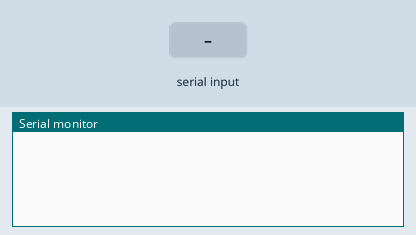
Bench run of a sketch on a simulated Arduino Uno, built with avr-gcc and run on an emulated ATmega328P. On the bench: the last lines printed to the serial monitor. Inputs (shaded band) come from the test bench.

Above: at 1.2 s.
1.3 s: "pair\n" received over Serial
At 1.8 s:
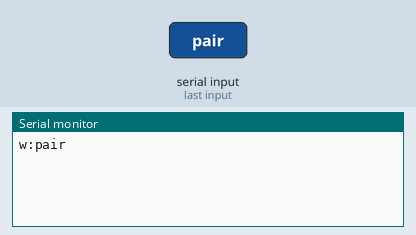
2.8 s: "od\n" received over Serial
At 4.0 s:
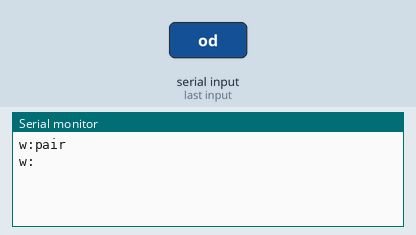

The sketch:

weight_sensor_bluno.ino
```cpp
#include <SoftwareSerial.h>

#define txPin 3 // TX pin of HC-06
#define rxPin 4 // RX pin of HC-06

String weight, revData;

SoftwareSerial mySerial(txPin, rxPin); //Rx,Tx

void setup() {
Serial.begin(9600); // Initialize the Bluno BLE Serial
mySerial.begin(9600); // Initialize the HC-06 BT Serial
}


void loop() {
// Capture the HC-06 BT Serial data
if (mySerial.available()) {
weight = mySerial.readStringUntil('\n');
int colonPos = weight.indexOf(":");
weight = weight.substring(colonPos+1);
weight.trim();
colonPos = weight.indexOf(" ");
weight = weight.substring(0,colonPos);
}

// Capture the Bluno BLE data
if (Serial.available()) {
revData = Serial.readStringUntil('\n');
}

// Pairing checking
if (revData.indexOf("pair") >= 0) {
revData = "";
Serial.println("w:pair");
}

// Serve the data on demand
else if (revData.indexOf("od") >= 0) {
revData = "";
Serial.println("w:"+weight);
}

}
```

Measured:
- after the input at 1.3 s, the serial monitor: prints a new line at once (image 1)
- after the input at 2.8 s, the serial monitor: prints a new line at once (image 2)
